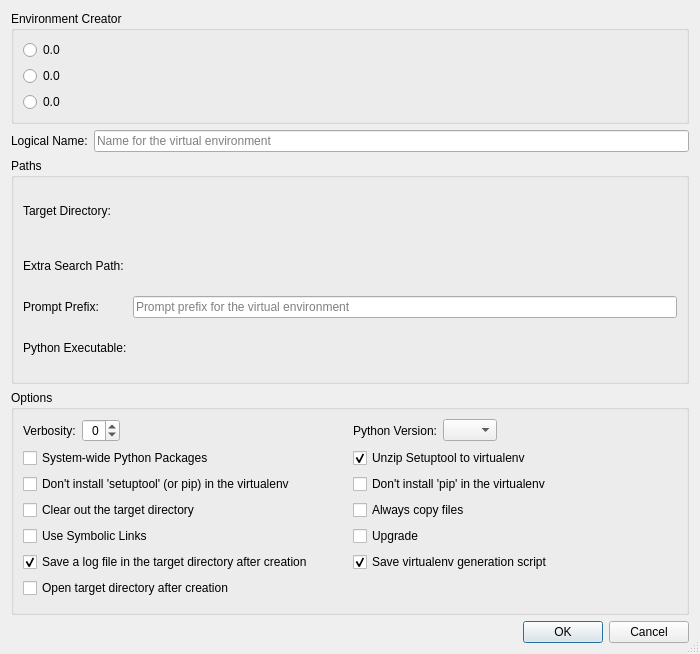
<?xml version="1.0" encoding="UTF-8"?>
<ui version="4.0">
 <class>VirtualenvConfigurationDialog</class>
 <widget class="QDialog" name="VirtualenvConfigurationDialog">
  <property name="geometry">
   <rect>
    <x>0</x>
    <y>0</y>
    <width>700</width>
    <height>654</height>
   </rect>
  </property>
  <property name="windowTitle">
   <string>Virtual Environment Configuration</string>
  </property>
  <property name="sizeGripEnabled">
   <bool>true</bool>
  </property>
  <layout class="QVBoxLayout" name="verticalLayout">
   <item>
    <widget class="QGroupBox" name="groupBox_3">
     <property name="title">
      <string>Environment Creator</string>
     </property>
     <layout class="QGridLayout" name="gridLayout_3">
      <item row="0" column="0">
       <widget class="QRadioButton" name="virtualenvButton">
        <property name="toolTip">
         <string>Select to use 'virtualenv'</string>
        </property>
        <property name="text">
         <string notr="true">0.0</string>
        </property>
       </widget>
      </item>
      <item row="0" column="1">
       <spacer name="horizontalSpacer_2">
        <property name="orientation">
         <enum>Qt::Horizontal</enum>
        </property>
        <property name="sizeHint" stdset="0">
         <size>
          <width>40</width>
          <height>20</height>
         </size>
        </property>
       </spacer>
      </item>
      <item row="1" column="0">
       <widget class="QRadioButton" name="pyvenvButton">
        <property name="toolTip">
         <string>Select to use 'python -m venv'</string>
        </property>
        <property name="text">
         <string notr="true">0.0</string>
        </property>
       </widget>
      </item>
      <item row="2" column="0">
       <widget class="QRadioButton" name="condaButton">
        <property name="toolTip">
         <string>Select to use 'conda'</string>
        </property>
        <property name="text">
         <string notr="true">0.0</string>
        </property>
       </widget>
      </item>
     </layout>
    </widget>
   </item>
   <item>
    <layout class="QHBoxLayout" name="horizontalLayout_2">
     <item>
      <widget class="QLabel" name="label_2">
       <property name="text">
        <string>Logical Name:</string>
       </property>
      </widget>
     </item>
     <item>
      <widget class="QLineEdit" name="nameEdit">
       <property name="toolTip">
        <string>Enter a unique name for the virtual environment</string>
       </property>
       <property name="placeholderText">
        <string>Name for the virtual environment</string>
       </property>
       <property name="clearButtonEnabled">
        <bool>true</bool>
       </property>
      </widget>
     </item>
    </layout>
   </item>
   <item>
    <widget class="QStackedWidget" name="venvStack">
     <property name="currentIndex">
      <number>0</number>
     </property>
     <widget class="QWidget" name="venvPage">
      <layout class="QVBoxLayout" name="verticalLayout_2">
       <property name="leftMargin">
        <number>0</number>
       </property>
       <property name="topMargin">
        <number>0</number>
       </property>
       <property name="rightMargin">
        <number>0</number>
       </property>
       <property name="bottomMargin">
        <number>0</number>
       </property>
       <item>
        <widget class="QGroupBox" name="groupBox">
         <property name="title">
          <string>Paths</string>
         </property>
         <layout class="QGridLayout" name="gridLayout">
          <item row="0" column="0">
           <widget class="QLabel" name="label">
            <property name="text">
             <string>Target Directory:</string>
            </property>
           </widget>
          </item>
          <item row="0" column="1">
           <widget class="EricPathPicker" name="targetDirectoryPicker" native="true">
            <property name="sizePolicy">
             <sizepolicy hsizetype="Expanding" vsizetype="Preferred">
              <horstretch>0</horstretch>
              <verstretch>0</verstretch>
             </sizepolicy>
            </property>
            <property name="focusPolicy">
             <enum>Qt::WheelFocus</enum>
            </property>
            <property name="toolTip">
             <string>Enter the target directory for the virtual environment</string>
            </property>
           </widget>
          </item>
          <item row="1" column="0">
           <widget class="QLabel" name="extraSearchPathLabel">
            <property name="text">
             <string>Extra Search Path:</string>
            </property>
           </widget>
          </item>
          <item row="1" column="1">
           <widget class="EricPathPicker" name="extraSearchPathPicker" native="true">
            <property name="sizePolicy">
             <sizepolicy hsizetype="Expanding" vsizetype="Preferred">
              <horstretch>0</horstretch>
              <verstretch>0</verstretch>
             </sizepolicy>
            </property>
            <property name="focusPolicy">
             <enum>Qt::WheelFocus</enum>
            </property>
            <property name="toolTip">
             <string>Enter the extra search path to look for setuptools/pip</string>
            </property>
           </widget>
          </item>
          <item row="2" column="0">
           <widget class="QLabel" name="promptPrefixLabel">
            <property name="text">
             <string>Prompt Prefix:</string>
            </property>
           </widget>
          </item>
          <item row="2" column="1">
           <widget class="QLineEdit" name="promptPrefixEdit">
            <property name="toolTip">
             <string>Enter the prompt prefix for the virtual environment</string>
            </property>
            <property name="placeholderText">
             <string>Prompt prefix for the virtual environment</string>
            </property>
            <property name="clearButtonEnabled">
             <bool>true</bool>
            </property>
           </widget>
          </item>
          <item row="3" column="0">
           <widget class="QLabel" name="label_5">
            <property name="text">
             <string>Python Executable:</string>
            </property>
           </widget>
          </item>
          <item row="3" column="1">
           <widget class="EricPathPicker" name="pythonExecPicker" native="true">
            <property name="sizePolicy">
             <sizepolicy hsizetype="Expanding" vsizetype="Preferred">
              <horstretch>0</horstretch>
              <verstretch>0</verstretch>
             </sizepolicy>
            </property>
            <property name="focusPolicy">
             <enum>Qt::WheelFocus</enum>
            </property>
            <property name="toolTip">
             <string>Enter the Python interpreter for the virtual environment</string>
            </property>
           </widget>
          </item>
         </layout>
        </widget>
       </item>
       <item>
        <widget class="QGroupBox" name="groupBox_2">
         <property name="title">
          <string>Options</string>
         </property>
         <layout class="QGridLayout" name="gridLayout_2">
          <item row="0" column="0">
           <layout class="QHBoxLayout" name="horizontalLayout_3">
            <item>
             <widget class="QLabel" name="verbosityLabel">
              <property name="text">
               <string>Verbosity:</string>
              </property>
             </widget>
            </item>
            <item>
             <widget class="QSpinBox" name="verbositySpinBox">
              <property name="toolTip">
               <string>Select the verbosity (-1: quiet, 0: normal, 1: verbose)</string>
              </property>
              <property name="alignment">
               <set>Qt::AlignRight|Qt::AlignTrailing|Qt::AlignVCenter</set>
              </property>
              <property name="minimum">
               <number>-1</number>
              </property>
              <property name="maximum">
               <number>1</number>
              </property>
             </widget>
            </item>
            <item>
             <spacer name="horizontalSpacer_3">
              <property name="orientation">
               <enum>Qt::Horizontal</enum>
              </property>
              <property name="sizeHint" stdset="0">
               <size>
                <width>40</width>
                <height>20</height>
               </size>
              </property>
             </spacer>
            </item>
           </layout>
          </item>
          <item row="0" column="1">
           <layout class="QHBoxLayout" name="horizontalLayout">
            <item>
             <widget class="QLabel" name="versionLabel">
              <property name="text">
               <string>Python Version:</string>
              </property>
             </widget>
            </item>
            <item>
             <widget class="QComboBox" name="versionComboBox">
              <property name="toolTip">
               <string>Select the Python version (empty for current)</string>
              </property>
              <item>
               <property name="text">
                <string notr="true"/>
               </property>
              </item>
              <item>
               <property name="text">
                <string notr="true">3.10</string>
               </property>
              </item>
              <item>
               <property name="text">
                <string notr="true">3.9</string>
               </property>
              </item>
              <item>
               <property name="text">
                <string notr="true">3.8</string>
               </property>
              </item>
              <item>
               <property name="text">
                <string notr="true">3.7</string>
               </property>
              </item>
              <item>
               <property name="text">
                <string notr="true">3.6</string>
               </property>
              </item>
             </widget>
            </item>
            <item>
             <spacer name="horizontalSpacer">
              <property name="orientation">
               <enum>Qt::Horizontal</enum>
              </property>
              <property name="sizeHint" stdset="0">
               <size>
                <width>40</width>
                <height>20</height>
               </size>
              </property>
             </spacer>
            </item>
           </layout>
          </item>
          <item row="1" column="0">
           <widget class="QCheckBox" name="systemCheckBox">
            <property name="toolTip">
             <string>Select to give the virtualenv access to the global site-packages</string>
            </property>
            <property name="text">
             <string>System-wide Python Packages</string>
            </property>
           </widget>
          </item>
          <item row="1" column="1">
           <widget class="QCheckBox" name="unzipCheckBox">
            <property name="toolTip">
             <string>Select to unzip setuptools when installing it</string>
            </property>
            <property name="text">
             <string>Unzip Setuptool to virtualenv</string>
            </property>
            <property name="checked">
             <bool>true</bool>
            </property>
           </widget>
          </item>
          <item row="2" column="0">
           <widget class="QCheckBox" name="noSetuptoolsCheckBox">
            <property name="toolTip">
             <string>Select to not install setuptools (or pip) in the new virtualenv</string>
            </property>
            <property name="text">
             <string>Don't install 'setuptool' (or pip) in the virtualenv</string>
            </property>
           </widget>
          </item>
          <item row="2" column="1">
           <widget class="QCheckBox" name="noPipCcheckBox">
            <property name="toolTip">
             <string>Select to not install pip in the new virtualenv</string>
            </property>
            <property name="text">
             <string>Don't install 'pip' in the virtualenv</string>
            </property>
           </widget>
          </item>
          <item row="3" column="0">
           <widget class="QCheckBox" name="clearCheckBox">
            <property name="toolTip">
             <string>Select to clear the target first</string>
            </property>
            <property name="text">
             <string>Clear out the target directory</string>
            </property>
           </widget>
          </item>
          <item row="3" column="1">
           <widget class="QCheckBox" name="copyCheckBox">
            <property name="toolTip">
             <string>Select to always copy files rather than symlinking</string>
            </property>
            <property name="text">
             <string>Always copy files</string>
            </property>
           </widget>
          </item>
          <item row="4" column="0">
           <widget class="QCheckBox" name="symlinkCheckBox">
            <property name="toolTip">
             <string>Select to use symlinks instead of copies</string>
            </property>
            <property name="text">
             <string>Use Symbolic Links</string>
            </property>
           </widget>
          </item>
          <item row="4" column="1">
           <widget class="QCheckBox" name="upgradeCheckBox">
            <property name="toolTip">
             <string>Select to upgrade a virtual environment</string>
            </property>
            <property name="text">
             <string>Upgrade</string>
            </property>
           </widget>
          </item>
          <item row="5" column="0">
           <widget class="QCheckBox" name="logCheckBox">
            <property name="toolTip">
             <string>Select to generate a log file in the target directory</string>
            </property>
            <property name="text">
             <string>Save a log file in the target directory after creation</string>
            </property>
            <property name="checked">
             <bool>true</bool>
            </property>
           </widget>
          </item>
          <item row="5" column="1">
           <widget class="QCheckBox" name="scriptCheckBox">
            <property name="toolTip">
             <string>Select to write a shell script/batch file to regenerate the virtualenv</string>
            </property>
            <property name="text">
             <string>Save virtualenv generation script</string>
            </property>
            <property name="checked">
             <bool>true</bool>
            </property>
           </widget>
          </item>
          <item row="6" column="0">
           <widget class="QCheckBox" name="openCheckBox">
            <property name="toolTip">
             <string>Open the newly created virtualenv in a file manager window</string>
            </property>
            <property name="text">
             <string>Open target directory after creation</string>
            </property>
           </widget>
          </item>
         </layout>
        </widget>
       </item>
      </layout>
     </widget>
     <widget class="QWidget" name="condaPage">
      <layout class="QVBoxLayout" name="verticalLayout_3">
       <item>
        <widget class="QGroupBox" name="groupBox_4">
         <property name="title">
          <string>Target Environment Specification</string>
         </property>
         <layout class="QGridLayout" name="gridLayout_4">
          <item row="0" column="0">
           <widget class="QLabel" name="label_3">
            <property name="text">
             <string>Name:</string>
            </property>
           </widget>
          </item>
          <item row="0" column="1">
           <widget class="QLineEdit" name="condaNameEdit">
            <property name="toolTip">
             <string>Enter the name for the environment</string>
            </property>
            <property name="clearButtonEnabled">
             <bool>true</bool>
            </property>
           </widget>
          </item>
          <item row="1" column="0">
           <widget class="QLabel" name="label_4">
            <property name="text">
             <string>Path:</string>
            </property>
           </widget>
          </item>
          <item row="1" column="1">
           <widget class="EricPathPicker" name="condaTargetDirectoryPicker" native="true">
            <property name="sizePolicy">
             <sizepolicy hsizetype="Expanding" vsizetype="Preferred">
              <horstretch>0</horstretch>
              <verstretch>0</verstretch>
             </sizepolicy>
            </property>
            <property name="focusPolicy">
             <enum>Qt::WheelFocus</enum>
            </property>
            <property name="toolTip">
             <string>Enter the target directory for the conda environment</string>
            </property>
           </widget>
          </item>
          <item row="2" column="0" colspan="2">
           <widget class="QLabel" name="label_6">
            <property name="text">
             <string>&lt;b&gt;Note:&lt;/b&gt; Only one of the above entries is mandatory.</string>
            </property>
           </widget>
          </item>
         </layout>
        </widget>
       </item>
       <item>
        <widget class="QGroupBox" name="condaSpecialsGroup">
         <property name="title">
          <string>Special Operations</string>
         </property>
         <property name="checkable">
          <bool>true</bool>
         </property>
         <property name="checked">
          <bool>false</bool>
         </property>
         <layout class="QGridLayout" name="gridLayout_5">
          <item row="0" column="0">
           <widget class="QRadioButton" name="condaCloneButton">
            <property name="toolTip">
             <string>Select to clone an environment</string>
            </property>
            <property name="text">
             <string>Clone Environment</string>
            </property>
            <property name="checked">
             <bool>true</bool>
            </property>
           </widget>
          </item>
          <item row="0" column="1">
           <widget class="QRadioButton" name="condaRequirementsButton">
            <property name="statusTip">
             <string>Select to create the environment from a requirements file</string>
            </property>
            <property name="text">
             <string>from Requirements</string>
            </property>
           </widget>
          </item>
          <item row="1" column="0">
           <widget class="QFrame" name="condaCloneFrame">
            <property name="frameShape">
             <enum>QFrame::StyledPanel</enum>
            </property>
            <property name="frameShadow">
             <enum>QFrame::Raised</enum>
            </property>
            <layout class="QGridLayout" name="gridLayout_7">
             <item row="0" column="0">
              <widget class="QLabel" name="label_8">
               <property name="text">
                <string>Name:</string>
               </property>
              </widget>
             </item>
             <item row="0" column="1">
              <widget class="QLineEdit" name="condaCloneNameEdit">
               <property name="toolTip">
                <string>Enter the name of the environment to be cloned</string>
               </property>
               <property name="clearButtonEnabled">
                <bool>true</bool>
               </property>
              </widget>
             </item>
             <item row="1" column="0">
              <widget class="QLabel" name="label_7">
               <property name="text">
                <string>Path:</string>
               </property>
              </widget>
             </item>
             <item row="1" column="1">
              <widget class="EricPathPicker" name="condaCloneDirectoryPicker" native="true">
               <property name="sizePolicy">
                <sizepolicy hsizetype="Expanding" vsizetype="Preferred">
                 <horstretch>0</horstretch>
                 <verstretch>0</verstretch>
                </sizepolicy>
               </property>
               <property name="focusPolicy">
                <enum>Qt::WheelFocus</enum>
               </property>
               <property name="toolTip">
                <string>Enter the directory of the environment to be cloned</string>
               </property>
              </widget>
             </item>
            </layout>
           </widget>
          </item>
          <item row="1" column="1">
           <widget class="QFrame" name="condaRequirementsFrame">
            <property name="enabled">
             <bool>false</bool>
            </property>
            <property name="frameShape">
             <enum>QFrame::StyledPanel</enum>
            </property>
            <property name="frameShadow">
             <enum>QFrame::Raised</enum>
            </property>
            <layout class="QVBoxLayout" name="verticalLayout_4">
             <item>
              <widget class="EricPathPicker" name="condaRequirementsFilePicker" native="true">
               <property name="sizePolicy">
                <sizepolicy hsizetype="Expanding" vsizetype="Preferred">
                 <horstretch>0</horstretch>
                 <verstretch>0</verstretch>
                </sizepolicy>
               </property>
               <property name="focusPolicy">
                <enum>Qt::StrongFocus</enum>
               </property>
              </widget>
             </item>
             <item>
              <spacer name="verticalSpacer">
               <property name="orientation">
                <enum>Qt::Vertical</enum>
               </property>
               <property name="sizeHint" stdset="0">
                <size>
                 <width>20</width>
                 <height>37</height>
                </size>
               </property>
              </spacer>
             </item>
            </layout>
           </widget>
          </item>
         </layout>
        </widget>
       </item>
       <item>
        <layout class="QHBoxLayout" name="horizontalLayout_4">
         <item>
          <widget class="QLabel" name="label_9">
           <property name="text">
            <string>Package Specs:</string>
           </property>
          </widget>
         </item>
         <item>
          <widget class="QLineEdit" name="condaPackagesEdit">
           <property name="toolTip">
            <string>Enter the package specifications for the environment</string>
           </property>
           <property name="clearButtonEnabled">
            <bool>true</bool>
           </property>
          </widget>
         </item>
        </layout>
       </item>
       <item>
        <widget class="QGroupBox" name="groupBox_5">
         <property name="title">
          <string>Options</string>
         </property>
         <layout class="QGridLayout" name="gridLayout_6">
          <item row="0" column="0">
           <widget class="QLabel" name="versionLabel_2">
            <property name="text">
             <string>Python Version:</string>
            </property>
           </widget>
          </item>
          <item row="0" column="1">
           <widget class="QLineEdit" name="condaPythonEdit">
            <property name="toolTip">
             <string>Enter the Python version for the environment</string>
            </property>
            <property name="clearButtonEnabled">
             <bool>true</bool>
            </property>
           </widget>
          </item>
          <item row="1" column="0" colspan="2">
           <widget class="QCheckBox" name="condaInsecureCheckBox">
            <property name="text">
             <string>Allow insecure SSL connections</string>
            </property>
           </widget>
          </item>
          <item row="1" column="2">
           <widget class="QCheckBox" name="condaDryrunCheckBox">
            <property name="toolTip">
             <string>Select to perform just a dry-run</string>
            </property>
            <property name="text">
             <string>Perform dry-run</string>
            </property>
           </widget>
          </item>
          <item row="0" column="2">
           <spacer name="horizontalSpacer_4">
            <property name="orientation">
             <enum>Qt::Horizontal</enum>
            </property>
            <property name="sizeHint" stdset="0">
             <size>
              <width>40</width>
              <height>20</height>
             </size>
            </property>
           </spacer>
          </item>
         </layout>
        </widget>
       </item>
      </layout>
     </widget>
    </widget>
   </item>
   <item>
    <widget class="QDialogButtonBox" name="buttonBox">
     <property name="orientation">
      <enum>Qt::Horizontal</enum>
     </property>
     <property name="standardButtons">
      <set>QDialogButtonBox::Cancel|QDialogButtonBox::Ok</set>
     </property>
    </widget>
   </item>
  </layout>
 </widget>
 <customwidgets>
  <customwidget>
   <class>EricPathPicker</class>
   <extends>QWidget</extends>
   <header>EricWidgets/EricPathPicker.h</header>
   <container>1</container>
  </customwidget>
 </customwidgets>
 <tabstops>
  <tabstop>virtualenvButton</tabstop>
  <tabstop>pyvenvButton</tabstop>
  <tabstop>condaButton</tabstop>
  <tabstop>nameEdit</tabstop>
  <tabstop>targetDirectoryPicker</tabstop>
  <tabstop>extraSearchPathPicker</tabstop>
  <tabstop>promptPrefixEdit</tabstop>
  <tabstop>pythonExecPicker</tabstop>
  <tabstop>verbositySpinBox</tabstop>
  <tabstop>versionComboBox</tabstop>
  <tabstop>systemCheckBox</tabstop>
  <tabstop>unzipCheckBox</tabstop>
  <tabstop>noSetuptoolsCheckBox</tabstop>
  <tabstop>noPipCcheckBox</tabstop>
  <tabstop>clearCheckBox</tabstop>
  <tabstop>copyCheckBox</tabstop>
  <tabstop>symlinkCheckBox</tabstop>
  <tabstop>upgradeCheckBox</tabstop>
  <tabstop>logCheckBox</tabstop>
  <tabstop>scriptCheckBox</tabstop>
  <tabstop>openCheckBox</tabstop>
  <tabstop>condaNameEdit</tabstop>
  <tabstop>condaTargetDirectoryPicker</tabstop>
  <tabstop>condaSpecialsGroup</tabstop>
  <tabstop>condaCloneButton</tabstop>
  <tabstop>condaCloneNameEdit</tabstop>
  <tabstop>condaCloneDirectoryPicker</tabstop>
  <tabstop>condaRequirementsButton</tabstop>
  <tabstop>condaRequirementsFilePicker</tabstop>
  <tabstop>condaPackagesEdit</tabstop>
  <tabstop>condaPythonEdit</tabstop>
  <tabstop>condaInsecureCheckBox</tabstop>
  <tabstop>condaDryrunCheckBox</tabstop>
 </tabstops>
 <resources/>
 <connections>
  <connection>
   <sender>buttonBox</sender>
   <signal>accepted()</signal>
   <receiver>VirtualenvConfigurationDialog</receiver>
   <slot>accept()</slot>
   <hints>
    <hint type="sourcelabel">
     <x>257</x>
     <y>644</y>
    </hint>
    <hint type="destinationlabel">
     <x>157</x>
     <y>274</y>
    </hint>
   </hints>
  </connection>
  <connection>
   <sender>buttonBox</sender>
   <signal>rejected()</signal>
   <receiver>VirtualenvConfigurationDialog</receiver>
   <slot>reject()</slot>
   <hints>
    <hint type="sourcelabel">
     <x>325</x>
     <y>644</y>
    </hint>
    <hint type="destinationlabel">
     <x>286</x>
     <y>274</y>
    </hint>
   </hints>
  </connection>
  <connection>
   <sender>condaCloneButton</sender>
   <signal>toggled(bool)</signal>
   <receiver>condaCloneFrame</receiver>
   <slot>setEnabled(bool)</slot>
   <hints>
    <hint type="sourcelabel">
     <x>108</x>
     <y>361</y>
    </hint>
    <hint type="destinationlabel">
     <x>78</x>
     <y>380</y>
    </hint>
   </hints>
  </connection>
  <connection>
   <sender>condaRequirementsButton</sender>
   <signal>toggled(bool)</signal>
   <receiver>condaRequirementsFrame</receiver>
   <slot>setEnabled(bool)</slot>
   <hints>
    <hint type="sourcelabel">
     <x>431</x>
     <y>359</y>
    </hint>
    <hint type="destinationlabel">
     <x>427</x>
     <y>381</y>
    </hint>
   </hints>
  </connection>
 </connections>
</ui>
